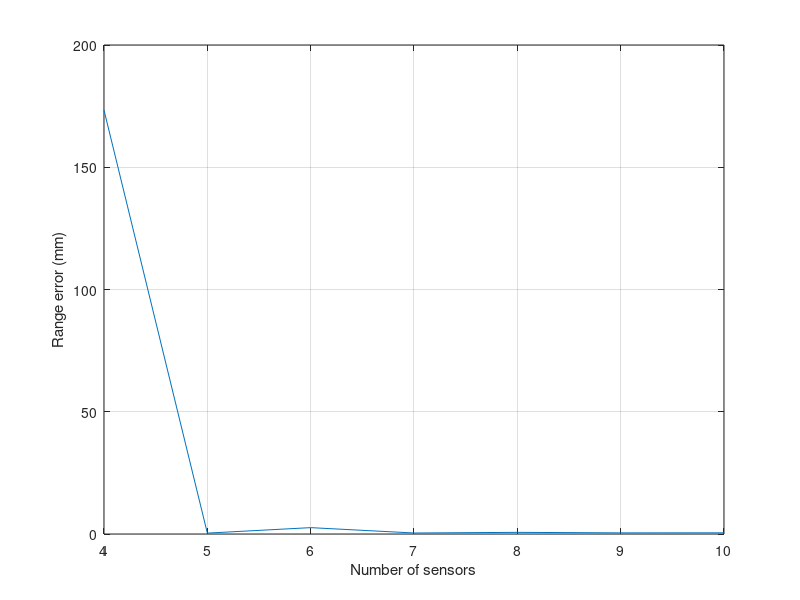

MATLAB code to generate this figure:
% for previous test, let's find the estimation error.

clc;
clear;
pkg load communications;

% muzzle
A=14; 					% peak amplitude
Tr_m=10e-6;				% rise time
Td_m=0.4e-3;					% decay time
Tdur_m=10*Td_m;				% signal duration
Ts=5e-6;				% sampling interval
Fs = 1/Ts;
t_m = (0:Ts:Tdur_m-Ts)';	% time vector
xt1_muzzle = A*(t_m(t_m<=Tr_m)/Tr_m);
xt2_muzzle = A*(1 - t_m(t_m>Tr_m)/Td_m).*exp(-t_m(t_m>Tr_m)/Td_m);
xt_muzzle = [xt1_muzzle;xt2_muzzle];

% FT characteristics
Nf=1024;
fk = (0:Nf-1)'*pi/Nf;
Xf_muzzle = freqz(xt_muzzle,1,fk);

% anti-talk high-pass filter characteristics
Nord=4;									% filter order
Wc = 4.4e3/Fs*2*pi;						% cut-off
[b_talk,a_talk] = butter(Nord,Wc,'high');			% design highpass filter
xt_muzzle_waveform = filter(b_talk,a_talk,xt_muzzle);
Xf_muzzle_waveform = freqz(xt_muzzle_waveform,1,fk);

% define matched-filter {h(t) = x*(T-t)}
% now we have anti-talk filter, so the matched-filter waveform changes
h_matched_muzzle = flipud(conj(xt_muzzle_waveform))/norm(xt_muzzle_waveform);

% reverb characteristics
D=1;				% reflection interval (in samples)
decay=1;			% decay
Necho=1;			% only 1 reflection considered
b_rev=upsample((1-decay).^(0:Necho)',D+1);		% reverb filter

% array parameters
fc=100e3;				% maximum freq component in the signal
Pmax=20;			% defines the area in which sensors are deployed
c=343;				% speed of sound
tht_target=0.25*pi;			% we are interested in only planar angle location and not elevation
R_target=20;					% target range (range is considered from reference)

% we are taking into consideration that the source can be within the max
% distance range. hence, the angle is different for all sensors.
steer = [cos(tht_target);sin(tht_target)];	% target direction vector
target_loc = R_target*steer;

t = (0:Ts:0.3-Ts)';			% 300 ms capturing time = max range: ~100 m
Nt = numel(t);
nvar=-10;						% noise power (db)

Nvec=4:10;
err_loc_estimate = zeros(numel(Nvec),1);
for(k3=1:numel(Nvec))
	Nelements=Nvec(k3);
	%P = [[0;0],[0;1],[1;0],[1;1]]*Pmax;
	P = [[0;0],rand(2,Nelements-1)*Pmax];

	% signals captured using sensors
	dR = sqrt(sum((P - R_target*steer).^2,1));			% target distance from each sensor
	tau_muzzle_R = dR/c;
	tau_muzzle = tau_muzzle_R;
	for(k1=1:Nelements)
		muzzle_noise = wgn(1,Nt,nvar);
		h_muzzle = A/sqrt(4*pi*dR(k1)^2)*sinc(fc*(t - tau_muzzle(k1)));
		x_delayed = filter(xt_muzzle,1,h_muzzle)';
		x_reverb = filter(b_rev,1,x_delayed);
		x_muzzle(k1,:) = filter(b_talk,a_talk,x_reverb) + muzzle_noise;
	end
	x_received = x_muzzle;

	% find peaks of matched-filter output
	for(k2=1:Nelements)
		y_matchedOut_muzzle(k2,:) = filter(h_matched_muzzle,1,x_received(k2,:));
		[~,max_muzzle_ind(k2)] = max(abs(y_matchedOut_muzzle(k2,:)));
	end

	% estimated delay
	% practically, the delays are measured compared to the minimum-delay
	% element, so we modify all the delays accordingly. we know which sensor
	% received the signal first.
	[min_ind,ref_sensor] = min(max_muzzle_ind);
	muzzle_ind_shifted = max_muzzle_ind - min_ind;

	tau_estim_muzzle = muzzle_ind_shifted*Ts;

	% range-sphere estimates
	R_estim_muzzle = c*tau_estim_muzzle;

	% localise the target (solve Vx=y for x)
	V = 2*[P(1,:) - P(1,ref_sensor); P(2,:) - P(2,ref_sensor); R_estim_muzzle]';
	y = (sum(P.^2) - sum(P(:,ref_sensor).^2) - R_estim_muzzle.^2).';
	V(ref_sensor,:)=[]; y(ref_sensor)=[];
	x = V\y;
	target_loc_estim = x(1:2);
	err_loc_estimate(k3) = norm(target_loc_estim - target_loc);
end


% plots
%subplot(2,2,1);
%plot(t/1e-3,x_received); grid on;
%xlabel('Time (ms)'); ylabel('Received signal amplitude at each sensor');
%
%subplot(2,2,2);
%plot(t/1e-3,y_matchedOut_muzzle); grid on;
%xlabel('Time (ms)'); ylabel('Matched-filter output for muzzle blast');
%
%subplot(2,2,3:4);
%plot(P(1,:),P(2,:),'bx',R_target*steer(1),R_target*steer(2),'ro',target_loc_estim(1),target_loc_estim(2),'kd'); grid on;
%xlabel('X'); ylabel('Y');
%xlim([-2,Pmax*1.1]); ylim([-2,Pmax*1.1]);
%legend('Element locations','True target location','Estimated location','Location','Southwest');
plot(Nvec,err_loc_estimate/1e-3); grid on;
xlabel('Number of sensors'); ylabel('Range error (mm)');








